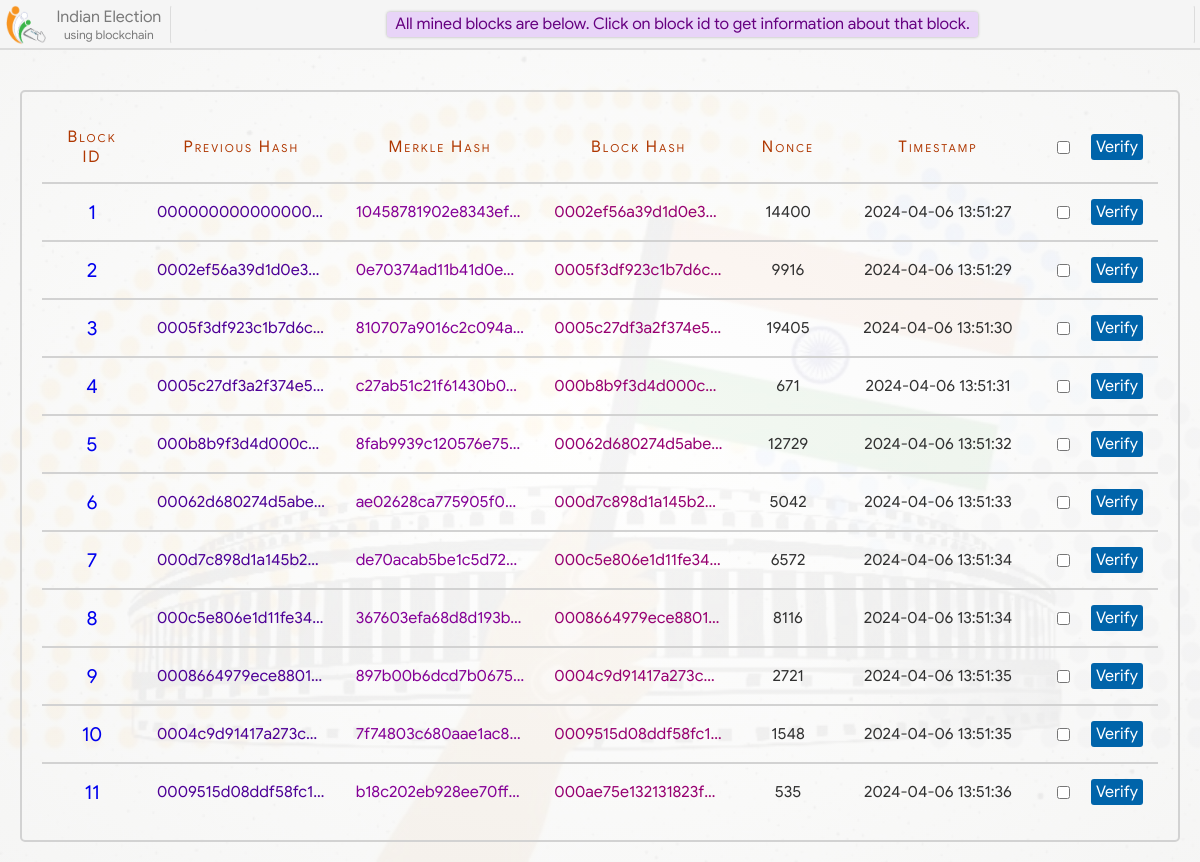
Screenshot of /blockchain/ with the database file from the repository.
### home/models.py (models this page shows)
class Block(models.Model):
    prev_hash = models.CharField(max_length=100, blank=True)
    merkle_hash = models.CharField(max_length=100, blank=True)
    this_hash = models.CharField(max_length=100, blank=True)
    nonce = models.IntegerField(null=True)
    timestamp = models.DateTimeField()

### home/views.py (the view)
# urls.py: path('blockchain/', views.blockchain, name='blockchain'),
def blockchain(request):
    blocks = Block.objects.all()
    return render(request, 'blockchain.html', {'blocks':blocks})

### home/templates/blockchain.html (shortened to what this page needs)
{% extends 'base.html' %}
{% load static %}
{% block head %}
    <link rel="stylesheet" type="text/css" href="{% static 'css/blockchain.css' %}">
{% endblock %}
{% block main_content %}
<div class="blocks">
    <table class="mine-block-result">
        <tr class="table-header">
            <td>Block ID</td>
            <td>Previous Hash</td>
            <td>Merkle Hash</td>
            <td>Block Hash</td>
            <td>Nonce</td>
            <td>Timestamp</td>
            <td> <div class="verify-button" title="Click to verify selected Blocks"> <input type="checkbox" onchange="verifySelect(this)"> <span onclick="verifyBlock(this)">Verify</span> </div> </td>
        </tr>
        {% if blocks %}
        {% for block in blocks %}
        <tr id="{{ block.id }}">
            <td> <a class="block-info-link" href="/block-info/?id={{block.id}}"> {{ block.id }} </a> </td>
            <td title="{{ block.prev_hash }}" style="color: rgb(78, 0, 151);">{{ block.prev_hash }}</td>
            <td title="{{ block.merkle_hash }}" style="color: rgb(133, 0, 151);">{{ block.merkle_hash }}</td>
            <td title="{{ block.this_hash }}" style="color: rgb(151, 0, 113);">{{ block.this_hash }}</td>
            <td>{{ block.nonce }}</td>
            <td>{{ block.timestamp|date:"Y-m-d" }} {{ block.timestamp|time:"H:i:s" }}</td>
            <td> <div class="verify-button" title="Click to verify this Block"> <input type="checkbox" onchange="verifySelect(this)"> <span onclick="verifyBlock(this)">Verify</span> </div> </td>
        </tr>
        {% endfor %}
        {% else %}
        <tr>
            <td colspan="7">No Blocks</td>
        </tr>
        {% endif %}
    </table>
</div>
{% endblock %}

### home/templates/base.html (shortened to what this page needs)
{% load static %}
<!DOCTYPE html>
<html lang="en">
<head>
    <link rel="stylesheet" type="text/css" href="{% static 'css/animations.css' %}">
    <link rel="stylesheet" type="text/css" href="{% static 'css/loading.css' %}">
    <link rel="stylesheet" type="text/css" href="{% static 'css/base.css' %}">
    <link rel="stylesheet" type="text/css" href="{% static 'css/home.css' %}">
    <link rel="stylesheet" type="text/css" href="{% static 'css/candidate-profile.css' %}">
    <link rel="stylesheet" type="text/css" href="{% static 'css/voting.css' %}">
    <link rel="stylesheet" type="text/css" href="{% static 'css/final-status.css' %}">
    {% block head %}{% endblock %}
</head>
<body>
    <div class="gradient"></div>
    <div class="main-content">
        {% block main_content %}{% endblock %}
    </div>
    <div class="header">
            <div class="logo" title="Navigation Bar">
                <img style="height: 40px; width: 40px; margin: auto;" src="{% static 'images/logo.png' %}">
                <div class="logo-text">
                    <span class="logo-text" style="font-size: 16px;">Indian Election</span>
                    <span class="logo-text" style="font-size: 12px;">using blockchain</span>
                </div>
            </div>
            <div class="status-box">
            </div>
    </div>
</body>
</html>

### home/static/css/base.css (style rules this page uses)
* { box-sizing: border-box; font-family: calibri; font-size: 20px; }
a { text-decoration: none; }
html, body { display: flex; padding: 0; margin: 0; width: 100%; min-height: 100%; }
body { display: flex; flex-direction: column; background: url('../images/vote-bg.jpg'); background-position: center; background-repeat: no-repeat; background-size: cover; background-attachment: fixed; }
.gradient { position: fixed; top: 0; left: 0; height: 100%; width: 100%; background: radial-gradient(rgba(255,255,255, 0.95), rgba(245,245,245, 0.95)); background-attachment: fixed; z-index: -10; }
.header { position: fixed; top: 0px; left: 0px; height: 50px; padding: 5px; padding-left: 0; display: flex; width: 100%; background: rgb(245, 245, 245, 0.95); border-bottom: 2px solid rgba(0,0,0,0.1); z-index: 7; }
.header > .logo { display: flex; min-width: 170px; width: max-content; padding-right: 3px; cursor: pointer; }
.header > .logo > .logo-text { margin: auto; color: rgba(0,0,0,0.5); margin-left: 5px; display: flex; flex-direction: column; text-align: center; }
.status-box { overflow: hidden; display: flex; flex-direction: column; margin: auto; flex: 1; border: 1px solid rgba(255, 0, 0, 0); border-left: 1px solid rgba(0,0,0,0.1); border-right: 1px solid rgba(0,0,0,0.1); border-radius: 3px; padding: 4px 10px; height: 39px; }
.main-content { display: flex; margin: auto; margin-top: 70px; min-height: calc(100% - 70px); padding: 20px; width: 100%; }

### home/static/css/blockchain.css (style rules this page uses)
.blocks { width: 100%; margin: auto; display: flex; padding: 20px; border: 2px solid rgb(210, 210, 210); border-radius: 5px; }
table.mine-block-result { width: 100%; border-collapse: collapse; word-wrap: break-word; table-layout: fixed; }
table.mine-block-result tr { border-bottom: 2px solid rgb(210, 210, 210); }
table.mine-block-result tr:last-child { border-bottom: none; }
table.mine-block-result td { text-align: center; padding: 15px; color: rgb(49, 49, 49); font-size: 16px; }
table.mine-block-result tr td:first-child { width: 100px; }
table.mine-block-result tr td:nth-child(5) { width: 100px; }
table.mine-block-result tr td:nth-child(6) { width: 200px; }
table.mine-block-result tr td:last-child { text-align: right; width: 120px; letter-spacing: 0; font-variant: normal; }
.verify-button { display: flex; justify-content: space-between; align-items: center; }
.verify-button span { padding: 0; margin: 0; font-size: 16px; background: rgba(0, 100, 170); font-weight: bold; padding: 3px 5px; border-radius: 3px; color: white; cursor: pointer; }
table.mine-block-result tr td:nth-child(2), table.mine-block-result tr td:nth-child(3), table.mine-block-result tr td:nth-child(4) { white-space: nowrap; overflow: hidden !important; text-overflow: ellipsis; }
tr.table-header td { color: #af3700; font-size: 16px; letter-spacing: 2px; font-variant: small-caps; }
.block-info-link { padding: 5px 12px; border-radius: 3px; transition: 0.3s; }

### rows the page displays
Block: id "1", prev_hash "000000000000000…", merkle_hash "10458781902e8343ef…", this_hash "0002ef56a39d1d0e3…", nonce "14400", timestamp "2024-04-06", timestamp "13:51:27"
Block: id "2", prev_hash "0002ef56a39d1d0e3…", merkle_hash "0e70374ad11b41d0ef…", this_hash "0005f3df923c1b7d6c…", nonce "9916", timestamp "2024-04-06", timestamp "13:51:29"
Block: id "3", prev_hash "0005f3df923c1b7d6c…", merkle_hash "810707a9016c2c094a…", this_hash "0005c27df3a2f374e5…", nonce "19405", timestamp "2024-04-06", timestamp "13:51:30"
Block: id "4", prev_hash "0005c27df3a2f374e5…", merkle_hash "c27ab51c21f61430b0…", this_hash "000b8b9f3d4d000cf…", nonce "671", timestamp "2024-04-06", timestamp "13:51:31"
Block: id "5", prev_hash "000b8b9f3d4d000cf…", merkle_hash "8fab9939c120576e75…", this_hash "00062d680274d5abe…", nonce "12729", timestamp "2024-04-06", timestamp "13:51:32"
Block: id "6", prev_hash "00062d680274d5abe…", merkle_hash "ae02628ca775905f0…", this_hash "000d7c898d1a145b2…", nonce "5042", timestamp "2024-04-06", timestamp "13:51:33"
Block: id "7", prev_hash "000d7c898d1a145b2…", merkle_hash "de70acab5be1c5d72…", this_hash "000c5e806e1d11fe34…", nonce "6572", timestamp "2024-04-06", timestamp "13:51:34"
Block: id "8", prev_hash "000c5e806e1d11fe34…", merkle_hash "367603efa68d8d193b…", this_hash "0008664979ece8801…", nonce "8116", timestamp "2024-04-06", timestamp "13:51:34"
Block: id "9", prev_hash "0008664979ece8801…", merkle_hash "897b00b6dcd7b0675…", this_hash "0004c9d91417a273c…", nonce "2721", timestamp "2024-04-06", timestamp "13:51:35"
Block: id "10", prev_hash "0004c9d91417a273c…", merkle_hash "7f74803c680aae1ac8…", this_hash "0009515d08ddf58fc1…", nonce "1548", timestamp "2024-04-06", timestamp "13:51:35"
Block: id "11", prev_hash "0009515d08ddf58fc1…", merkle_hash "b18c202eb928ee70ff…", this_hash "000ae75e132131823f…", nonce "535", timestamp "2024-04-06", timestamp "13:51:36"
